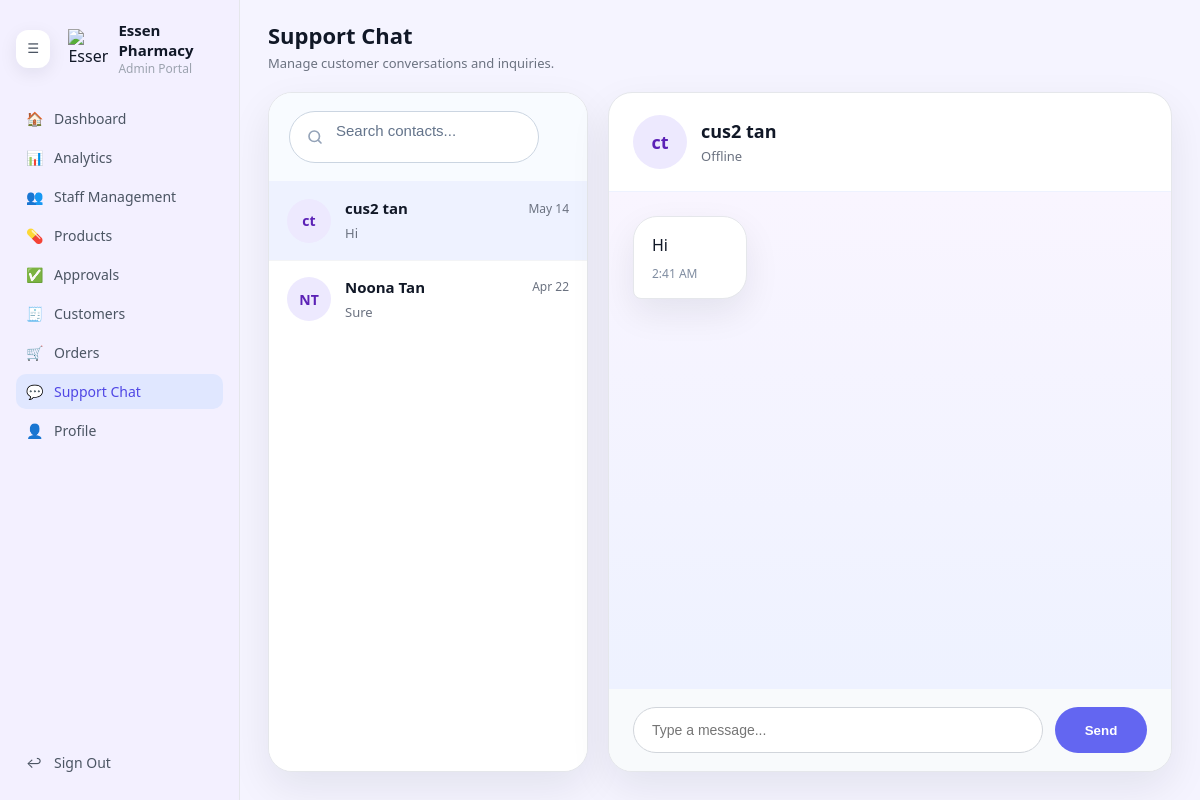
Before: /admin/support-chat.php (signed in) with the older database file.
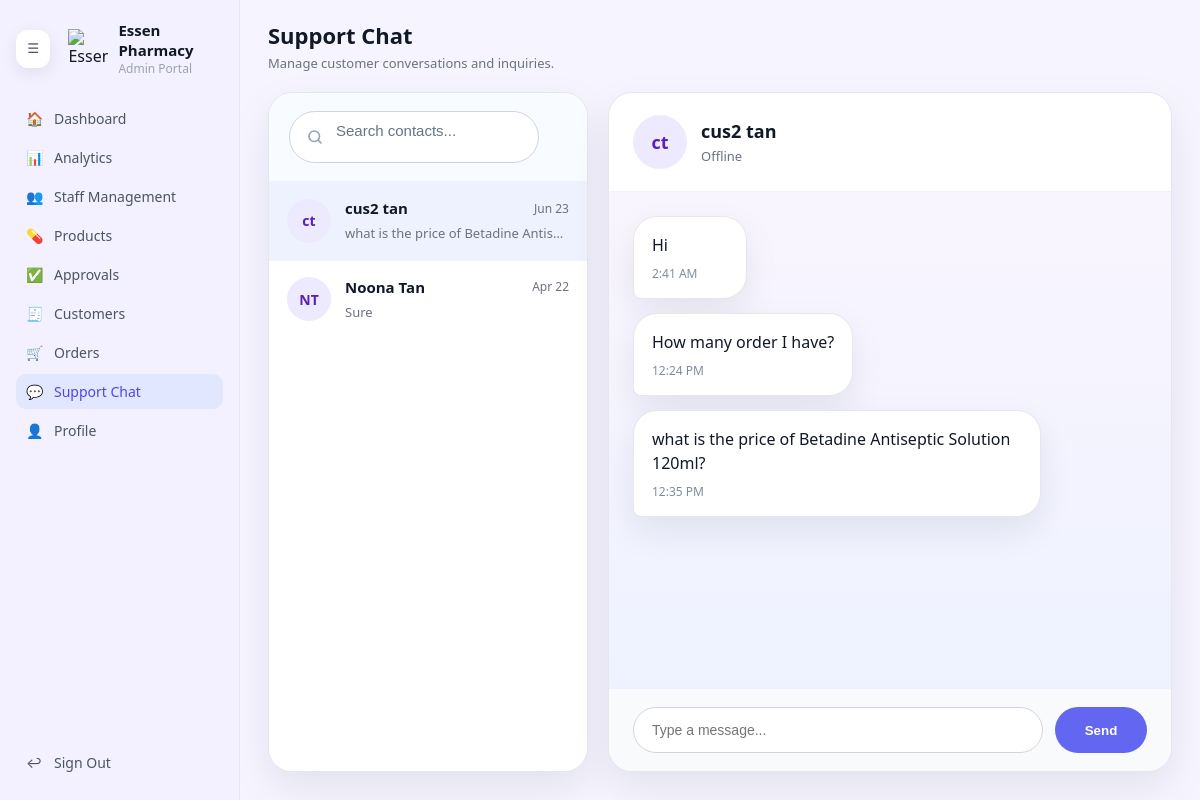
After: the same page with the newer database file.
### tables this page shows
CREATE TABLE `customers` (
  `customer_id` int(10) UNSIGNED NOT NULL,
  `user_id` int(10) UNSIGNED DEFAULT NULL,
  `customer_code` varchar(20) NOT NULL,
  `name` varchar(150) NOT NULL,
  `email` varchar(150) NOT NULL,
  `phone` varchar(40) DEFAULT NULL,
  `address` varchar(255) DEFAULT NULL,
  `join_date` date NOT NULL DEFAULT curdate(),
  `status` enum('active','inactive') NOT NULL DEFAULT 'active',
  `created_at` timestamp NULL DEFAULT current_timestamp(),
  `updated_at` timestamp NULL DEFAULT current_timestamp() ON UPDATE current_timestamp()
);

CREATE TABLE `support_chat` (
  `chat_id` int(10) UNSIGNED NOT NULL,
  `customer_id` int(10) UNSIGNED NOT NULL,
  `sender` enum('admin','customer') NOT NULL,
  `message` text NOT NULL,
  `created_at` timestamp NOT NULL DEFAULT current_timestamp(),
  `is_read` tinyint(1) NOT NULL DEFAULT 0
);

### admin/support-chat.php (the view, shortened to what the changed rows need)
<?php
require_once __DIR__ . '/../db.php';
$createContactsSql = <<<SQL
CREATE TABLE IF NOT EXISTS `support_chat` (
  `chat_id` int(10) UNSIGNED NOT NULL AUTO_INCREMENT,
  `customer_id` int(10) UNSIGNED NOT NULL,
  `sender` enum('admin','customer') NOT NULL,
  `message` text NOT NULL,
  `created_at` datetime NOT NULL DEFAULT current_timestamp(),
  `is_read` tinyint(1) NOT NULL DEFAULT 0,
  PRIMARY KEY (`chat_id`),
  KEY `idx_support_customer` (`customer_id`),
  CONSTRAINT `fk_support_customer` FOREIGN KEY (`customer_id`) REFERENCES `customers` (`customer_id`) ON DELETE CASCADE
) ENGINE=InnoDB DEFAULT CHARSET=utf8mb4 COLLATE=utf8mb4_unicode_ci;
SQL;
$conn->query($createContactsSql);
function escape(string $value): string
{
    return htmlspecialchars($value, ENT_QUOTES, 'UTF-8');
}
function formatRelativeTime(string $datetime): string
{
    $timestamp = strtotime($datetime);
    $diff = time() - $timestamp;
    return date('M j', $timestamp);
}
function formatTime(string $datetime): string
{
    $timestamp = strtotime($datetime);
    return date('g:i A', $timestamp);
}
$searchQuery = trim($_GET['search'] ?? '');
$selectedContactId = intval($_GET['contact_id'] ?? 0);
$contacts = [];
$contactQuery = "SELECT c.customer_id, c.name,
    (SELECT message FROM support_chat WHERE customer_id = c.customer_id ORDER BY created_at DESC LIMIT 1) AS last_message,
    (SELECT created_at FROM support_chat WHERE customer_id = c.customer_id ORDER BY created_at DESC LIMIT 1) AS last_active,
    (SELECT COUNT(*) FROM support_chat WHERE customer_id = c.customer_id AND sender = 'customer' AND is_read = 0) AS unread_count
    FROM customers c
    WHERE EXISTS (SELECT 1 FROM support_chat s WHERE s.customer_id = c.customer_id)";
$contactQuery .= ' ORDER BY last_active DESC';
$stmt = $conn->prepare($contactQuery);
if ($stmt) {
    $stmt->execute();
    $result = $stmt->get_result();
    while ($row = $result->fetch_assoc()) {
        $contacts[] = $row;
    }
}
$selectedContact = null;
if ($selectedContact === null && count($contacts) > 0) {
    $selectedContact = $contacts[0];
    $selectedContactId = intval($contacts[0]['customer_id']);
}
$messages = [];
if ($selectedContact !== null) {
    $messageStmt = $conn->prepare(
        'SELECT chat_id, sender, message, created_at FROM support_chat WHERE customer_id = ? ORDER BY created_at ASC'
    );
    if ($messageStmt) {
        $messageStmt->bind_param('i', $selectedContactId);
        $messageStmt->execute();
        $messageResult = $messageStmt->get_result();
        while ($row = $messageResult->fetch_assoc()) {
            $messages[] = $row;
        }
    }
}
function isContactOnline(string $lastActive): bool
{
    $timestamp = strtotime($lastActive);
    return (time() - $timestamp) < 600;
}
?>
<!DOCTYPE html>
<html lang="en">
<head>
    <link rel="stylesheet" href="css/admin-dashboard.css">
    <link rel="stylesheet" href="css/admin-chat.css?v=2">
</head>
<body>
<div class="admin-layout">
    <main class="main-content support-chat-main">
        <header class="main-header">
            <div>
                <h1>Support Chat</h1>
            </div>
        </header>
        <section class="support-chat-page">
            <div class="chat-shell">
                <div class="contact-panel">
                    <div class="contacts-list">
                        <?php if (count($contacts) === 0): ?>
                            <div class="empty-state">
                                No conversations found.
                            </div>
                        <?php else: ?>
                            <?php foreach ($contacts as $contact): ?>
                                <?php $isSelected = $selectedContact && intval($contact['customer_id']) === intval($selectedContact['customer_id']); ?>
                                <a
                                    href="support-chat.php?contact_id=<?php echo intval($contact['customer_id']); ?>&search=<?php echo urlencode($searchQuery); ?>"
                                    class="contact-item<?php echo $isSelected ? ' selected' : ''; ?>"
                                >
                                    <div class="avatar-pill">
                                        <?php echo implode('', array_map(fn($namePart) => $namePart[0], explode(' ', $contact['name']))); ?>
                                    </div>
                                    <div class="contact-summary">
                                        <div class="contact-meta-row">
                                            <span class="contact-name"><?php echo escape($contact['name']); ?></span>
                                            <span class="contact-time"><?php echo escape(formatRelativeTime($contact['last_active'] ?: '')); ?></span>
                                        </div>
                                        <p class="contact-preview"><?php echo escape($contact['last_message'] ?? 'No messages yet'); ?></p>
                                    </div>
                                </a>
                            <?php endforeach; ?>
                        <?php endif; ?>
                    </div>
                </div>
                <div class="chat-panel">
                    <?php if ($selectedContact !== null): ?>
                        <div class="chat-header">
                            <div class="avatar-pill large">
                                <?php echo implode('', array_map(fn($namePart) => $namePart[0], explode(' ', $selectedContact['name']))); ?>
                            </div>
                            <div>
                                <div class="chat-title"><?php echo escape($selectedContact['name']); ?></div>
                                <div class="chat-subtitle"><?php echo isContactOnline($selectedContact['last_active']) ? 'Online' : 'Offline'; ?></div>
                            </div>
                        </div>
                        <div class="chat-body">
                            <?php if (count($messages) === 0): ?>
                                <div class="empty-state">
                                    No messages yet. Send the first response.
                                </div>
                            <?php else: ?>
                                <?php foreach ($messages as $message): ?>
                                    <?php $fromContact = $message['sender'] === 'customer'; ?>
                                    <div class="message-row <?php echo $fromContact ? 'contact' : 'admin'; ?>">
                                        <div class="msg-bubble <?php echo $fromContact ? 'contact' : 'admin'; ?>">
                                            <p><?php echo escape($message['message']); ?></p>
                                            <div class="message-time"><?php echo escape(formatTime($message['created_at'])); ?></div>
                                        </div>
                                    </div>
                                <?php endforeach; ?>
                            <?php endif; ?>
                        </div>
                        <form method="post" class="composer">
                            <input type="text" name="message" placeholder="Type a message..." autocomplete="off" />
                            <button type="submit">Send</button>
                        </form>
                    <?php else: ?>
                        <div class="empty-state full-height">
                            Select a conversation to start chatting.
                        </div>
                    <?php endif; ?>
                </div>
            </div>
        </section>
    </main>
</div>
</body>
</html>

Changed rows visible on the page:
computed for customers "cus2 tan": last_active "May 14" → "Jun 23"; last_message "Hi" → "what is the price of Betadine Antis…"
added support_chat: message "How many order I have?", created_at "12:24 PM"
added support_chat: message "what is the price of Betadine Antiseptic Solution 120ml?", created_at "12:35 PM"
